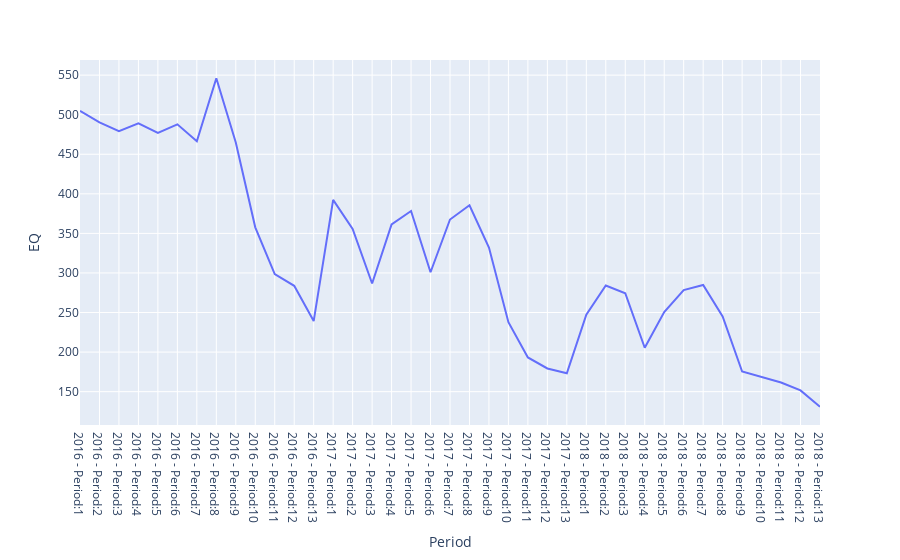

Notebook code for this chart:
### Markdown cell above
#### Time Period vs EQ (Target  volume)

### Code cell
fig = px.line(test_df, x='Period', y='EQ')
fig.show()

### Figure 1 — Plotly figure (JSON) as saved in the notebook; plotly's stock layout.template omitted (floating-point values rounded to 4 significant figures)
{"data": [{"hoverlabel": {"namelength": 0}, "hovertemplate": "Period=%{x}<br>EQ=%{y}", "legendgroup": "", "line": {"color": "#636efa", "dash": "solid"}, "mode": "lines", "name": "", "showlegend": false, "type": "scatter", "x": ["2016 - Period:1", "2016 - Period:2", "2016 - Period:3", "2016 - Period:4", "2016 - Period:5", "2016 - Period:6", "2016 - Period:7", "2016 - Period:8", "2016 - Period:9", "2016 - Period:10", "2016 - Period:11", "2016 - Period:12", "2016 - Period:13", "2017 - Period:1", "2017 - Period:2", "2017 - Period:3", "2017 - Period:4", "2017 - Period:5", "2017 - Period:6", "2017 - Period:7", "2017 - Period:8", "2017 - Period:9", "2017 - Period:10", "2017 - Period:11", "2017 - Period:12", "2017 - Period:13", "2018 - Period:1", "2018 - Period:2", "2018 - Period:3", "2018 - Period:4", "2018 - Period:5", "2018 - Period:6", "2018 - Period:7", "2018 - Period:8", "2018 - Period:9", "2018 - Period:10", "2018 - Period:11", "2018 - Period:12", "2018 - Period:13"], "xaxis": "x", "y": [504.8, 490.2, 479.2, 489.1, 477.0, 487.9, 466.4, 546.1, 464.9, 357.6, 298.6, 283.8, 239.2, 392.3, 355.7, 286.7, 361.4, 378.3, 300.9, 367.5, 385.5, 332.2, 237.7, 193.3, 179.3, 173.2, 247.3, 284.2, 274.4, 205.5, 250.6, 278.3, 284.9, 244.9, 175.4, 168.1, 161.5, 151.6, 130.9], "yaxis": "y"}], "layout": {"legend": {"tracegroupgap": 0}, "margin": {"t": 60}, "xaxis": {"anchor": "y", "domain": [0, 1], "title": {"text": "Period"}}, "yaxis": {"anchor": "x", "domain": [0, 1], "title": {"text": "EQ"}}}}
